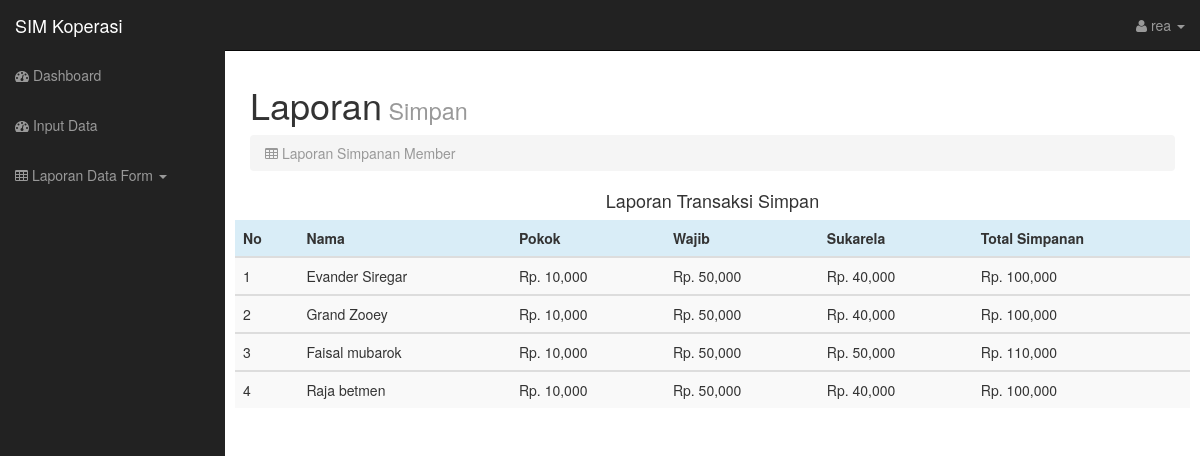
The app's page /indexcs.php?page=datasimpancs (signed in) with its own data.
### tables this page shows
CREATE TABLE `anggota` (
  `id` int(11) NOT NULL,
  `username` varchar(255) NOT NULL,
  `nama` varchar(255) NOT NULL,
  `nik` bigint(16) NOT NULL,
  `tgl_lahir` date NOT NULL,
  `jenis_kelamin` varchar(9) NOT NULL,
  `pekerjaan` varchar(16) NOT NULL,
  `alamat` text NOT NULL,
  `email` text NOT NULL,
  `no_hp` char(20) NOT NULL,
  `entry` varchar(50) NOT NULL,
  `waktu` date NOT NULL
);

### datasimpancs.php (the view)
<html>
<body>
    <div class="col-lg-12">
        <h1>Laporan<small> Simpan</small></h1>
        <ol class="breadcrumb">
            <li class="active"><i class="fa fa-table"></i> Laporan Simpanan Member</li>
        </ol>
    </div>
    <div class="col-12 mt-3">
    <h4 class="text-center mb-3">Laporan Transaksi Simpan </h4>
        <table class="table table-striped   table-hover  ">
            <thead class="">
                <tr class="info">
                    <th>No</th>
                    <th>Nama</th>
                    <th>Pokok</th>
                    <th>Wajib</th>
                    <th>Sukarela</th>
                    <th>Total Simpanan</th>
                </tr>
            </thead>
            <?php
      include("config.php");
      $no=1;
      $kueri = mysqli_query($conn, "SELECT * FROM anggota");
      while($data=mysqli_fetch_array($kueri)){
        $username = $data['username'];
      ?>
          <tbody>
              <tr>
                  <td><?php echo $no ?></td>
                  <td><?php echo $data['nama'] ?></td>
                  <?php  $pokok=mysqli_fetch_array(mysqli_query($conn, "SELECT SUM(jlh_simpan) as pokok from simpanan WHERE username = '$username' and jenis_simpan='pokok' "))  ?>
                  <td> Rp. <?php echo number_format($pokok['pokok']);?> </td>
                  <?php  $wajib=mysqli_fetch_array(mysqli_query($conn, "SELECT SUM(jlh_simpan) as wajib from simpanan WHERE username = '$username' and jenis_simpan='wajib' ")) ?>
                  <td> Rp. <?php  echo number_format($wajib['wajib']); ?></td>
                  <?php  $sukarela=mysqli_fetch_array(mysqli_query($conn, "SELECT SUM(jlh_simpan) as sukarela from simpanan WHERE username = '$username' and jenis_simpan='sukarela' ")) ?>
                  <td>Rp. <?php echo number_format($sukarela['sukarela']) ?></td>
                  <?php $tot = $pokok['pokok'] + $wajib['wajib'] + $sukarela['sukarela'] ?>
                  <td>Rp. <?php echo number_format($tot) ?></td>
      <?php
      $no++;}
      ?>
          </tr>
          </tbody>
          </table>

### css/sb-admin.css (style rules this page uses)
body { margin-top: 50px; }

### records on screen
anggota: nama "Evander Siregar", pokok "10,000", wajib "50,000", sukarela "40,000", tot "100,000"
anggota: nama "Grand Zooey", pokok "10,000", wajib "50,000", sukarela "40,000", tot "100,000"
anggota: nama "Faisal mubarok", pokok "10,000", wajib "50,000", sukarela "50,000", tot "110,000"
anggota: nama "Raja betmen", pokok "10,000", wajib "50,000", sukarela "40,000", tot "100,000"

### other values on screen
$_SESSION['username'] "rea"
